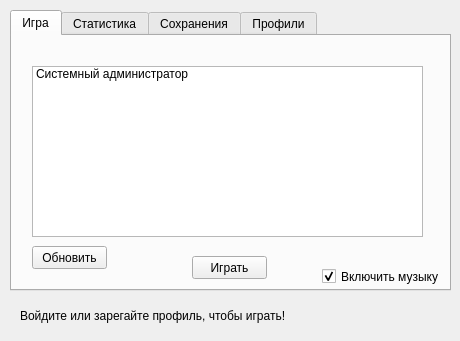
<?xml version="1.0" encoding="UTF-8"?>
<ui version="4.0">
 <class>Form</class>
 <widget class="QWidget" name="Form">
  <property name="geometry">
   <rect>
    <x>0</x>
    <y>0</y>
    <width>460</width>
    <height>341</height>
   </rect>
  </property>
  <property name="windowTitle">
   <string>Сапёр игровой лаунчер</string>
  </property>
  <property name="windowIcon">
   <iconset>
    <normaloff>source/gameico.ico</normaloff>source/gameico.ico</iconset>
  </property>
  <widget class="QTabWidget" name="tabWidget">
   <property name="geometry">
    <rect>
     <x>10</x>
     <y>10</y>
     <width>441</width>
     <height>281</height>
    </rect>
   </property>
   <property name="currentIndex">
    <number>0</number>
   </property>
   <widget class="QWidget" name="Launcher">
    <attribute name="title">
     <string>Игра</string>
    </attribute>
    <widget class="QListWidget" name="gameList">
     <property name="geometry">
      <rect>
       <x>20</x>
       <y>30</y>
       <width>391</width>
       <height>171</height>
      </rect>
     </property>
     <item>
      <property name="text">
       <string>Системный администратор</string>
      </property>
      <property name="icon">
       <iconset>
        <normaloff>source/sys admin/gameico.png</normaloff>source/sys admin/gameico.png</iconset>
      </property>
     </item>
    </widget>
    <widget class="QPushButton" name="play">
     <property name="geometry">
      <rect>
       <x>180</x>
       <y>220</y>
       <width>75</width>
       <height>23</height>
      </rect>
     </property>
     <property name="cursor">
      <cursorShape>PointingHandCursor</cursorShape>
     </property>
     <property name="text">
      <string>Играть</string>
     </property>
    </widget>
    <widget class="QCheckBox" name="soundOn">
     <property name="geometry">
      <rect>
       <x>310</x>
       <y>230</y>
       <width>121</width>
       <height>21</height>
      </rect>
     </property>
     <property name="cursor">
      <cursorShape>PointingHandCursor</cursorShape>
     </property>
     <property name="text">
      <string>Включить музыку</string>
     </property>
     <property name="checked">
      <bool>true</bool>
     </property>
    </widget>
    <widget class="QPushButton" name="updateGames">
     <property name="geometry">
      <rect>
       <x>20</x>
       <y>210</y>
       <width>75</width>
       <height>23</height>
      </rect>
     </property>
     <property name="cursor">
      <cursorShape>PointingHandCursor</cursorShape>
     </property>
     <property name="text">
      <string>Обновить</string>
     </property>
    </widget>
   </widget>
   <widget class="QWidget" name="tab">
    <attribute name="title">
     <string>Статистика</string>
    </attribute>
    <widget class="QTableWidget" name="StatTable">
     <property name="geometry">
      <rect>
       <x>10</x>
       <y>0</y>
       <width>421</width>
       <height>231</height>
      </rect>
     </property>
     <row>
      <property name="text">
       <string>1</string>
      </property>
     </row>
     <column>
      <property name="text">
       <string>Никнейм</string>
      </property>
     </column>
     <column>
      <property name="text">
       <string>Очки</string>
      </property>
     </column>
     <column>
      <property name="text">
       <string>Обезврежено мин</string>
      </property>
     </column>
     <column>
      <property name="text">
       <string>Среднее количество обезвреженных мин</string>
      </property>
     </column>
     <column>
      <property name="text">
       <string>Любимая игра</string>
      </property>
     </column>
     <item row="0" column="0">
      <property name="text">
       <string>Игрок</string>
      </property>
     </item>
     <item row="0" column="1">
      <property name="text">
       <string>0</string>
      </property>
     </item>
     <item row="0" column="2">
      <property name="text">
       <string>0</string>
      </property>
     </item>
     <item row="0" column="3">
      <property name="text">
       <string>0</string>
      </property>
     </item>
     <item row="0" column="4">
      <property name="text">
       <string>0</string>
      </property>
     </item>
    </widget>
   </widget>
   <widget class="QWidget" name="saves">
    <attribute name="title">
     <string>Сохранения</string>
    </attribute>
    <widget class="QListWidget" name="SaveList">
     <property name="geometry">
      <rect>
       <x>10</x>
       <y>10</y>
       <width>411</width>
       <height>211</height>
      </rect>
     </property>
     <item>
      <property name="text">
       <string>User, 22.09.2003 14:50, Системный администратор (не закончено)</string>
      </property>
      <property name="icon">
       <iconset>
        <normaloff>source/sys admin/gameico.png</normaloff>source/sys admin/gameico.png</iconset>
      </property>
     </item>
    </widget>
    <widget class="QPushButton" name="loadGame">
     <property name="geometry">
      <rect>
       <x>10</x>
       <y>230</y>
       <width>75</width>
       <height>23</height>
      </rect>
     </property>
     <property name="cursor">
      <cursorShape>PointingHandCursor</cursorShape>
     </property>
     <property name="text">
      <string>Загрузить</string>
     </property>
    </widget>
   </widget>
   <widget class="QWidget" name="profiles">
    <attribute name="title">
     <string>Профили</string>
    </attribute>
    <widget class="QGroupBox" name="groupBox">
     <property name="geometry">
      <rect>
       <x>0</x>
       <y>10</y>
       <width>171</width>
       <height>121</height>
      </rect>
     </property>
     <property name="title">
      <string>Войти</string>
     </property>
     <widget class="QLineEdit" name="loginUsernameLine">
      <property name="geometry">
       <rect>
        <x>10</x>
        <y>20</y>
        <width>151</width>
        <height>20</height>
       </rect>
      </property>
      <property name="placeholderText">
       <string>Логин</string>
      </property>
     </widget>
     <widget class="QLineEdit" name="loginHasloLine">
      <property name="geometry">
       <rect>
        <x>10</x>
        <y>50</y>
        <width>151</width>
        <height>20</height>
       </rect>
      </property>
      <property name="echoMode">
       <enum>QLineEdit::Password</enum>
      </property>
      <property name="placeholderText">
       <string>Пароль</string>
      </property>
     </widget>
     <widget class="QPushButton" name="loginButton">
      <property name="geometry">
       <rect>
        <x>90</x>
        <y>90</y>
        <width>75</width>
        <height>23</height>
       </rect>
      </property>
      <property name="cursor">
       <cursorShape>PointingHandCursor</cursorShape>
      </property>
      <property name="text">
       <string>Войти</string>
      </property>
     </widget>
     <widget class="QCheckBox" name="logPasShow">
      <property name="geometry">
       <rect>
        <x>10</x>
        <y>90</y>
        <width>70</width>
        <height>17</height>
       </rect>
      </property>
      <property name="cursor">
       <cursorShape>PointingHandCursor</cursorShape>
      </property>
      <property name="text">
       <string>Показать</string>
      </property>
     </widget>
    </widget>
    <widget class="QListWidget" name="usernamesList">
     <property name="geometry">
      <rect>
       <x>185</x>
       <y>10</y>
       <width>231</width>
       <height>201</height>
      </rect>
     </property>
     <item>
      <property name="text">
       <string>Игрок</string>
      </property>
     </item>
    </widget>
    <widget class="QGroupBox" name="groupBox_2">
     <property name="geometry">
      <rect>
       <x>0</x>
       <y>130</y>
       <width>171</width>
       <height>121</height>
      </rect>
     </property>
     <property name="title">
      <string>Зарегистрировать профиль</string>
     </property>
     <widget class="QLineEdit" name="regLoginLine">
      <property name="geometry">
       <rect>
        <x>10</x>
        <y>20</y>
        <width>151</width>
        <height>20</height>
       </rect>
      </property>
      <property name="placeholderText">
       <string>Логин</string>
      </property>
     </widget>
     <widget class="QLineEdit" name="regHasloLine">
      <property name="geometry">
       <rect>
        <x>10</x>
        <y>50</y>
        <width>151</width>
        <height>20</height>
       </rect>
      </property>
      <property name="echoMode">
       <enum>QLineEdit::Password</enum>
      </property>
      <property name="placeholderText">
       <string>Пароль</string>
      </property>
     </widget>
     <widget class="QPushButton" name="regButton">
      <property name="geometry">
       <rect>
        <x>90</x>
        <y>90</y>
        <width>75</width>
        <height>23</height>
       </rect>
      </property>
      <property name="cursor">
       <cursorShape>PointingHandCursor</cursorShape>
      </property>
      <property name="text">
       <string>Регистрация</string>
      </property>
     </widget>
     <widget class="QCheckBox" name="regPasShow">
      <property name="geometry">
       <rect>
        <x>10</x>
        <y>90</y>
        <width>70</width>
        <height>17</height>
       </rect>
      </property>
      <property name="cursor">
       <cursorShape>PointingHandCursor</cursorShape>
      </property>
      <property name="text">
       <string>Показать</string>
      </property>
     </widget>
    </widget>
    <widget class="QPushButton" name="logOut">
     <property name="enabled">
      <bool>false</bool>
     </property>
     <property name="geometry">
      <rect>
       <x>330</x>
       <y>230</y>
       <width>75</width>
       <height>23</height>
      </rect>
     </property>
     <property name="cursor">
      <cursorShape>PointingHandCursor</cursorShape>
     </property>
     <property name="text">
      <string>Выйти</string>
     </property>
    </widget>
   </widget>
  </widget>
  <widget class="QLabel" name="gameinfo">
   <property name="geometry">
    <rect>
     <x>20</x>
     <y>300</y>
     <width>411</width>
     <height>31</height>
    </rect>
   </property>
   <property name="text">
    <string>Войдите или зарегайте профиль, чтобы играть!</string>
   </property>
  </widget>
 </widget>
 <resources/>
 <connections/>
</ui>
